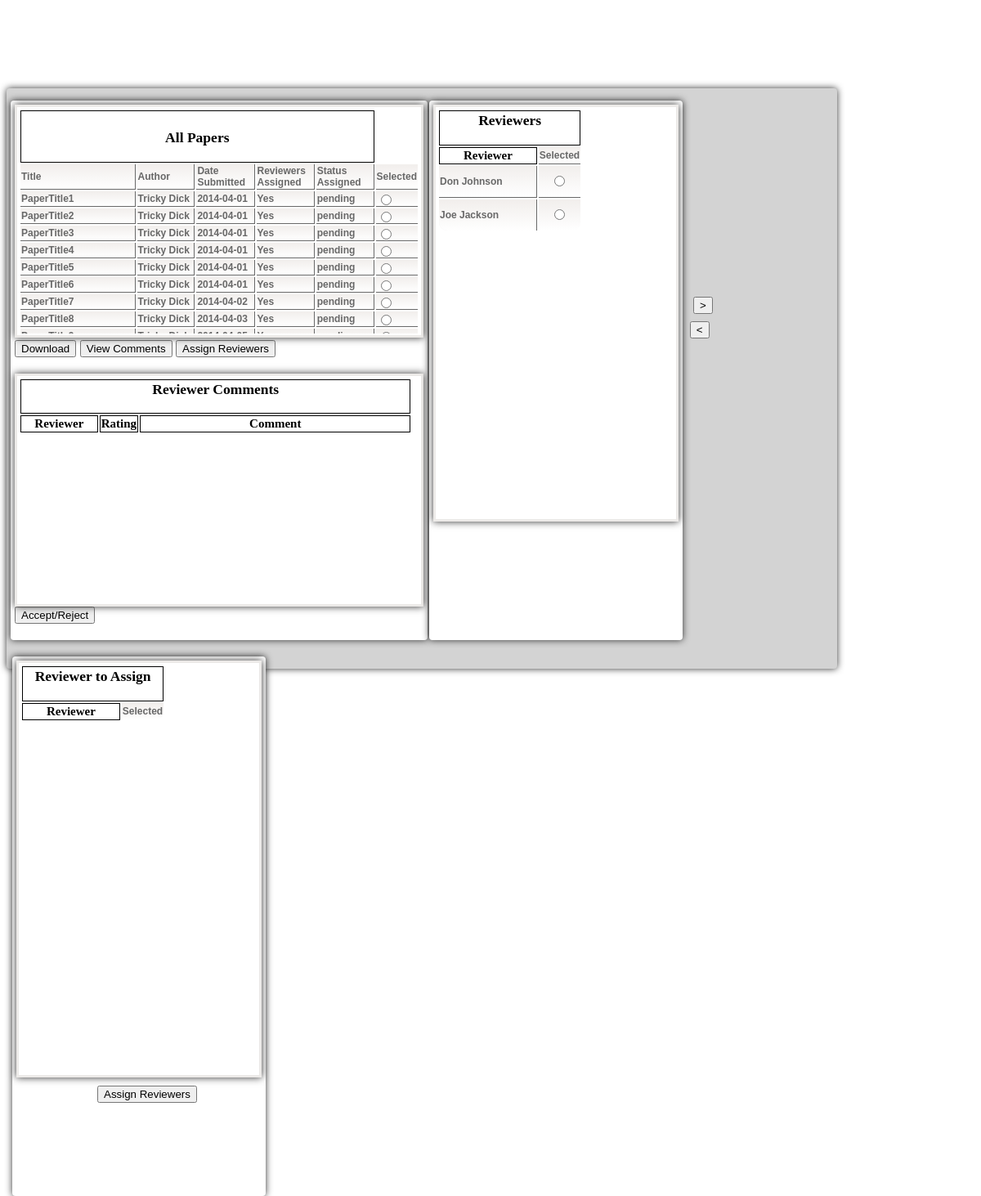
Screenshot of /cs435_Code/Editor.php with the database file from the repository.
### tables this page shows
CREATE TABLE IF NOT EXISTS `Paper` (
  `userid` int(5) NOT NULL,
  `title` varchar(100) NOT NULL,
  `paperid` int(5) NOT NULL,
  `reviewers_assigned1` int(5) NOT NULL,
  `paper_pdf` varchar(100) NOT NULL,
  `status` int(1) NOT NULL,
  `reviewers_assigned2` int(5) NOT NULL,
  `date` date NOT NULL,
  PRIMARY KEY (`paperid`)
);

CREATE TABLE IF NOT EXISTS `User` (
  `userid` int(10) NOT NULL,
  `lname` varchar(50) NOT NULL,
  `fname` varchar(50) NOT NULL,
  `email` varchar(100) NOT NULL,
  `password` varchar(32) NOT NULL,
  `permission` int(1) NOT NULL,
  PRIMARY KEY (`userid`)
);

### cs435_Code/Editor.php (the view, shortened to what this page needs)
<?php
$con=mysqli_connect("localhost","root","","Paper_Website");
$paper_selected_comments = 0;
$paper_selected_author = 0;
?>
<head>
<link href="style.css" rel="stylesheet" type="text/css" />
</head>
<body>
	<div class = "AuthorDiv" style="float: left;">
		<div class = "EditorDiv2" style="float: left; bottom: 10px">
			<form action="" method="post">
			<table class="tablesmall" style="float: left; position:relative; width:100%;">
				<th COLSPAN="5">
					<h3><br>All Papers</h3>
				</th>
				<tr>
					<td width="30%">Title</td>
					<td width="15%">Author</td>
					<td width="15%">Date Submitted</td>
					<td width="15%">Reviewers Assigned</td>
					<td width="15%">Status Assigned</td>
					<td width="10%">Selected</td>
				<?php  $result = mysqli_query($con,"SELECT * FROM `Paper`,`User` WHERE `Paper`.`userid` = `User`.`userid`");
				        while($row = mysqli_fetch_array($result)){ ?>
					  <tr>
					    <td><?php echo $row['title'];?></td>
					    <td><?php echo $row['fname'] . " " . $row['lname'];?></td>
					    <td><?php echo $row['date'];?></td>
					    <td><?php switch ($row['reviewers_assigned1']){
								default:
								  echo "Yes";
								} ?></td>
					    <td><?php switch ($row['status']){
								default:
								  echo "pending";
								} ?></td>
						<td>
							<input type="radio"<?php if(($row['paperid'] == $paper_selected_comments) or ($paper_selected_author == $row['paperid'])){echo "checked";}?> name="papers" value=<?php echo $row['paperid']; ?>><br>
						</td>
					  </tr>
					<?php } ?>
			</table>
				<input type="submit" value="Download" name='download'>
				<input type="submit" value="View Comments" name='comments'>
				<input type="submit" value="Assign Reviewers" name='reviewers'>
			</form>
			<form action="" method="post">
			<table class="tablesmall" style="float: left; position:relative; width:100%">
				<tr>
					<th COLSPAN="3"><h3>Reviewer Comments</h3>
					</th>
				</tr>
				<tr>
					<th width="20%">Reviewer</th>
					<th width="10%">Rating</th>
					<th width="70%">Comment</th>
				</tr>
			</table>
				<input type="submit" value="Accept/Reject" name='status'>
			</form>
		</div>
		<div class="EditorDiv" style="float: left; left:2px; bottom: 10px">
			<table class="table" style="float: left; position:relative; width:100%">
				<tr>
					<th COLSPAN="3"><h3>Reviewers</h3>
					</th>
				</tr>
				<tr>
					<th width="70%">Reviewer</th>
					<td width="30%">Selected</td>
				<?php
					$author_userid = 0;
					$result = mysqli_query($con,"SELECT * FROM `User` WHERE `permission` = 2 and `userid` != " . $author_userid);
				        while($row = mysqli_fetch_array($result)){ ?>
					  <tr ALIGN="CENTER">
					    <td><?php echo $row['fname'] . " " . $row['lname'];?></td>
						<td>
						<form style="font-size:20px; position:relative; left: 13px; top: 8px;">
							<input type="radio"><br>
							</form>
						</td>
					  </tr>
					<?php } ?>
			</table>
		</div>
		<form style="float: left; position:relative; bottom: -250px; left: 15px; text-align:center" name="input" action="">
				<input type="submit" value=">">
		</form>
		<form style="float: left; position:relative; bottom: -280px; right: 13px; text-align:center" name="input" action="">
				<input type="submit" value="<">
		</form>
		<div class="EditorDiv" style="float: left; left:2px; bottom: 10px">
			<table class="table" style="float: left; position:relative; width:100%">
				<tr>
					<th COLSPAN="3"><h3>Reviewer to Assign</h3>
					</th>
				</tr>
				<tr>
					<th width="70%">Reviewer</th>
					<td width="30%">Selected</td>
				</tr>
			</table>
			<form style="float: left; position:relative; bottom: -10px; left: 33%" name="input" action="">
				<input type="submit" value="Assign Reviewers">
			</form>
		</div>
	</div>
</body>

### cs435_Code/style.css (style rules this page uses)
.AuthorDiv { position: relative; width:auto; max-width: 1500px; height: auto; max-height: 700px; margin-left: auto; margin-right: auto; margin-top: 100px; padding: 5px; line-height: 1.428571429; font-size: 18px; color: #555; background-image: none; border-radius: 4px; -webkit-box-shadow: 0px 0px 9px 0px rgba(50, 50, 50, 1); -moz-box-shadow: 0px 0px 9px 0px rgba(50, 50, 50, 1); box-shadow: 0px 0px 9px 0px rgba(50, 50, 50, 1); -webkit-transition: border-color ease-in-out .15s, box-shadow ease-in-out .15s; transition: border-color ease-in-out .15s, box-shadow ease-in-out .15s; color: inherit; background-color: lightgrey; }
.EditorDiv { position: relative; width:100%; max-width: 300px; height: 650px; margin-left: auto; margin-right: auto; margin-top: 20px; padding: 5px; line-height: 1.428571429; font-size: 18px; color: #555; background-image: none; border-radius: 4px; -webkit-box-shadow: 0px 0px 9px 0px rgba(50, 50, 50, 1); -moz-box-shadow: 0px 0px 9px 0px rgba(50, 50, 50, 1); box-shadow: 0px 0px 9px 0px rgba(50, 50, 50, 1); -webkit-transition: border-color ease-in-out .15s, box-shadow ease-in-out .15s; transition: border-color ease-in-out .15s, box-shadow ease-in-out .15s; color: inherit; background-color: white; }
.EditorDiv2 { position: relative; width:100%; max-width: 500px; height: 650px; margin-left: auto; margin-right: auto; margin-top: 20px; padding: 5px; line-height: 1.428571429; font-size: 18px; color: #555; background-image: none; border-radius: 4px; -webkit-box-shadow: 0px 0px 9px 0px rgba(50, 50, 50, 1); -moz-box-shadow: 0px 0px 9px 0px rgba(50, 50, 50, 1); box-shadow: 0px 0px 9px 0px rgba(50, 50, 50, 1); -webkit-transition: border-color ease-in-out .15s, box-shadow ease-in-out .15s; transition: border-color ease-in-out .15s, box-shadow ease-in-out .15s; color: inherit; background-color: white; }
.table { margin:0px;padding:0px; width:100%; border:3px solid #ECEAE8; -webkit-box-shadow: 0px 0px 9px 0px rgba(50, 50, 50, 1); -moz-box-shadow: 0px 0px 9px 0px rgba(50, 50, 50, 1); box-shadow: 0px 0px 9px 0px rgba(50, 50, 50, 1); }
.table tr:last-child td:last-child { -moz-border-radius-bottomright:10px; -webkit-border-bottom-right-radius:10px; border-bottom-right-radius:10px; }
.table tr:last-child td:first-child { -moz-border-radius-bottomleft:10px; -webkit-border-bottom-left-radius:10px; border-bottom-left-radius:10px; }
.table tr { font-size:15px; }
.table td { vertical-align:middle; background:-o-linear-gradient(bottom, #f2efed 5%, #ffffff 100%); background:-webkit-gradient( linear, left top, left bottom, color-stop(0.05, #f2efed), color-stop(1, #ffffff) ); background:-moz-linear-gradient( center top, #f2efed 5%, #ffffff 100% ); filter:progid:DXImageTransform.Microsoft.gradient(startColorstr="#f2efed", endColorstr="#ffffff"); background: -o-linear-gradient(top,#f2efed,ffffff); background-color:#f2efed; border:1px solid #686868; border-width:0px 1px 1px 0px; text-align:left; font-size:12px; font-family:Helvetica; font-weight:bold; color:#686868; }
.table tr:last-child td { border-width:0px 1px 0px 0px; }
.table tr td:last-child { border-width:0px 0px 1px 0px; }
.table tr:last-child td:last-child { border-width:0px 0px 0px 0px; }
.tablesmall { margin:0px;padding:0px; width:100%; border:3px solid #ECEAE8; -webkit-box-shadow: 0px 0px 9px 0px rgba(50, 50, 50, 1); -moz-box-shadow: 0px 0px 9px 0px rgba(50, 50, 50, 1); box-shadow: 0px 0px 9px 0px rgba(50, 50, 50, 1); }
.tablesmall tr { font-size:15px; }
.tablesmall td { vertical-align:middle; background:-o-linear-gradient(bottom, #f2efed 5%, #ffffff 100%); background:-webkit-gradient( linear, left top, left bottom, color-stop(0.05, #f2efed), color-stop(1, #ffffff) ); background:-moz-linear-gradient( center top, #f2efed 5%, #ffffff 100% ); filter:progid:DXImageTransform.Microsoft.gradient(startColorstr="#f2efed", endColorstr="#ffffff"); background: -o-linear-gradient(top,#f2efed,ffffff); background-color:#f2efed; border:1px solid #686868; border-width:0px 1px 1px 0px; text-align:left; font-size:12px; font-family:Helvetica; font-weight:bold; color:#686868; }
.tablesmall tr td:last-child { border-width:0px 0px 1px 0px; }

### cs435_Code/Editor.php (style rules this page uses)
table,th,td { border:1px solid black; }

### rows the page displays
paper: title "PaperTitle1", userid.fname "Tricky", userid.lname "Dick", date "2014-04-01", reviewers_assigned1 "Yes", status "pending"
paper: title "PaperTitle2", userid.fname "Tricky", userid.lname "Dick", date "2014-04-01", reviewers_assigned1 "Yes", status "pending"
paper: title "PaperTitle3", userid.fname "Tricky", userid.lname "Dick", date "2014-04-01", reviewers_assigned1 "Yes", status "pending"
paper: title "PaperTitle4", userid.fname "Tricky", userid.lname "Dick", date "2014-04-01", reviewers_assigned1 "Yes", status "pending"
paper: title "PaperTitle5", userid.fname "Tricky", userid.lname "Dick", date "2014-04-01", reviewers_assigned1 "Yes", status "pending"
paper: title "PaperTitle6", userid.fname "Tricky", userid.lname "Dick", date "2014-04-01", reviewers_assigned1 "Yes", status "pending"
paper: title "PaperTitle7", userid.fname "Tricky", userid.lname "Dick", date "2014-04-02", reviewers_assigned1 "Yes", status "pending"
paper: title "PaperTitle8", userid.fname "Tricky", userid.lname "Dick", date "2014-04-03", reviewers_assigned1 "Yes", status "pending"
user: fname "Don", lname "Johnson"
user: fname "Joe", lname "Jackson"
